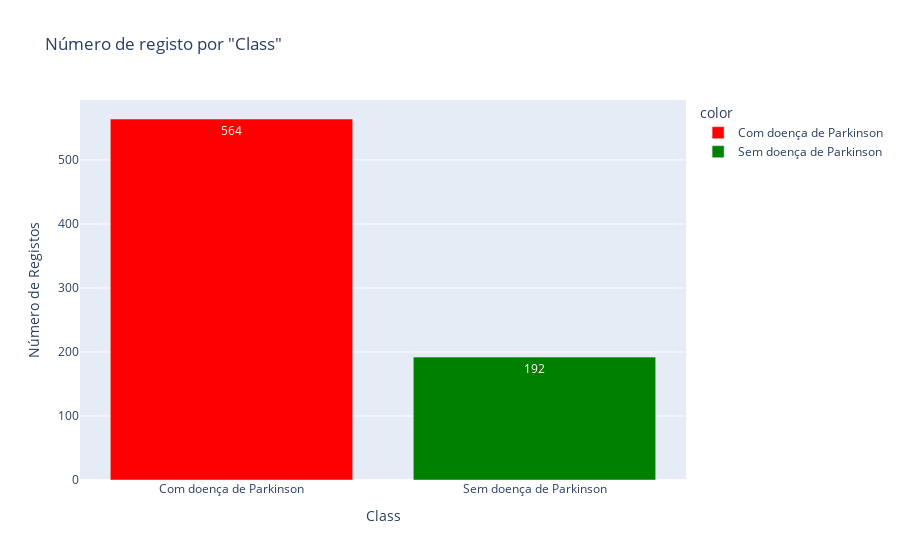

Source (notebook cell):
### Markdown cell above
# Número de Registos com ou sem Parkinson

### Code cell
class_mapping = {0: 'Sem doença de Parkinson', 1: 'Com doença de Parkinson'}
df['classText'] = df['class'].map(class_mapping)

class_counts = df['classText'].value_counts()
print(class_counts)

# Create a bar chart using Plotly Express
fig = px.bar(x=class_counts.index, 
             y=class_counts.values, 
             color=class_counts.index,
             labels={'x': 'Class', 'y': 'Número de Registos'}, 
             text=class_counts.values,
             color_discrete_map={'Sem doença de Parkinson': 'green', 'Com doença de Parkinson': 'red'},  # Define colors for the legend
             title='Número de registo por "Class"')

# Show the plot
fig.show()
df = df.drop("classText", axis=1)

### Figure 1 — Plotly figure (JSON) as saved in the notebook; plotly's stock layout.template omitted (floating-point values rounded to 4 significant figures)
{"data": [{"alignmentgroup": "True", "hovertemplate": "color=Com doença de Parkinson<br>Class=%{x}<br>Número de Registos=%{y}<br>text=%{text}<extra></extra>", "legendgroup": "Com doença de Parkinson", "marker": {"color": "red", "pattern": {"shape": ""}}, "name": "Com doença de Parkinson", "offsetgroup": "Com doença de Parkinson", "orientation": "v", "showlegend": true, "text": [564], "textposition": "auto", "type": "bar", "x": ["Com doença de Parkinson"], "xaxis": "x", "y": [564], "yaxis": "y"}, {"alignmentgroup": "True", "hovertemplate": "color=Sem doença de Parkinson<br>Class=%{x}<br>Número de Registos=%{y}<br>text=%{text}<extra></extra>", "legendgroup": "Sem doença de Parkinson", "marker": {"color": "green", "pattern": {"shape": ""}}, "name": "Sem doença de Parkinson", "offsetgroup": "Sem doença de Parkinson", "orientation": "v", "showlegend": true, "text": [192], "textposition": "auto", "type": "bar", "x": ["Sem doença de Parkinson"], "xaxis": "x", "y": [192], "yaxis": "y"}], "layout": {"barmode": "relative", "legend": {"title": {"text": "color"}, "tracegroupgap": 0}, "title": {"text": "Número de registo por \"Class\""}, "xaxis": {"anchor": "y", "domain": [0, 1], "title": {"text": "Class"}}, "yaxis": {"anchor": "x", "domain": [0, 1], "title": {"text": "Número de Registos"}}}}
